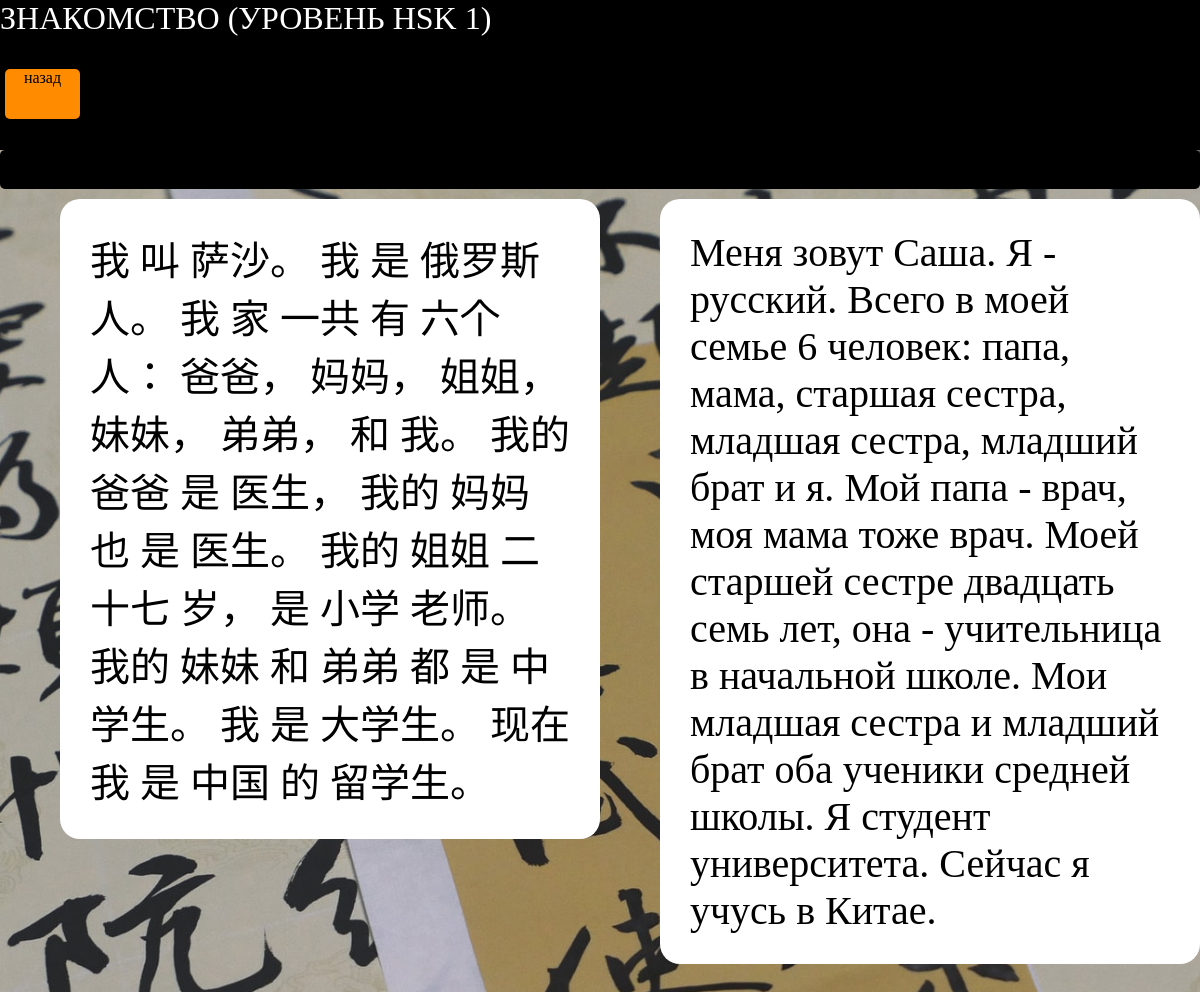
Screenshot of /Знакомство (уровень HSK 1) with the database file from the repository.
### main/models.py (models this page shows)
class ParallelText (models.Model):
        slug = models.TextField('название',default='название')
        originalText = models.TextField('оригинал',default='оригинал')
        translationText = models.TextField('перевод',default='перевод')
        mapText = models.TextField('мап',default='мап')
        vocab_map = models.TextField('словарь',default='словарь')
        showOnSite = models.BooleanField('Показывать на сайте',default=False)

### main/views.py (the view)
# urls.py: path('<str:slug>',views.NewsDetailView.as_view(), name='article'),
class NewsDetailView(DetailView):
        model = ParallelText
        template_name = 'main/article.html'
        context_object_name = 'paralleltext'

### main/templates/main/article.html (shortened to what this page needs)
{% load static %}
<html>
	<head>
		<link rel="stylesheet" href="{% static 'main/css/article.css' %}">
	</head>
	<body>
		<header>
			<div id="header">
				<p id="title-text">{{ paralleltext.slug }}</p>
				<div class="GoBack">
					<a href="{% url 'reading' %}"><p>назад</p></a>
				</div>
			</div>
		</header>
		<main>
			<div id="helper">
			</div>
			<div>
				<div>
					<p id="original_text">{{ paralleltext.originalText|safe }}</p>
				</div>
				<div>
					<p id="translation_text">{{ paralleltext.translationText|safe }}</p>
				</div>
			</div>
		</main>
	</body>
</html>

### main/static/main/css/article.css (style rules this page uses)
body { margin: 0; padding: 0; background: white; background-image: url('pictures/background.jpg'); background-attachment: fixed; background-position: center; background-size: cover; }
a { text-decoration: none; }
#header { background: black; width: 100%; height: 150px; }
#title-text { color: white; text-transform: uppercase; font-size: 2em; }
.GoBack { background: darkorange;; height: 50px; width: 75px; margin: 5px; border-radius: 5px; }
.GoBack p { color: black; text-align: center; font-family: cursive; }
#original_text { margin-left: 5%; width: 40%; float: left; position: top; background-color: white; border-radius: 20px 20px; padding: 2.5%; margin-top: 10px; font-size: 2.5em; }
#translation_text { margin-left: 5%; width: 40%; float: left; position: top; background-color: white; border-radius: 20px 20px; padding: 2.5%; margin-top: 10px; font-size: 2.5em; }
#helper { background: black; border-radius: 5px; padding: 10px; }

### rows the page displays
ParallelText: slug "ЗНАКОМСТВО (УРОВЕНЬ HSK 1)", originalText "我 叫 萨沙。 我 是 俄罗斯人。 我 家 一共 有 六个人： 爸爸， 妈妈， 姐姐， 妹妹， 弟弟， 和 我。 我的 爸爸 是 医生， 我的 妈妈 也 是 医生。 我的 姐姐 二十七 岁， 是 小学 老师。 我的 妹妹 和 弟弟 都 是 中学生。 我 是 大学生。 现在 我 是 中国 的 留学生。", translationText "Меня зовут Саша. Я - русский. Всего в моей семье 6 человек: папа, мама, старшая сестра, младшая сестра, младший брат и я. Мой папа - врач, моя мама тоже врач. Моей старшей сестре двадцать семь лет, она - учительница в начальной школе. Мои младшая сестра и младший брат оба ученики средней школы. Я студент университета. Сейчас я учусь в Китае."
